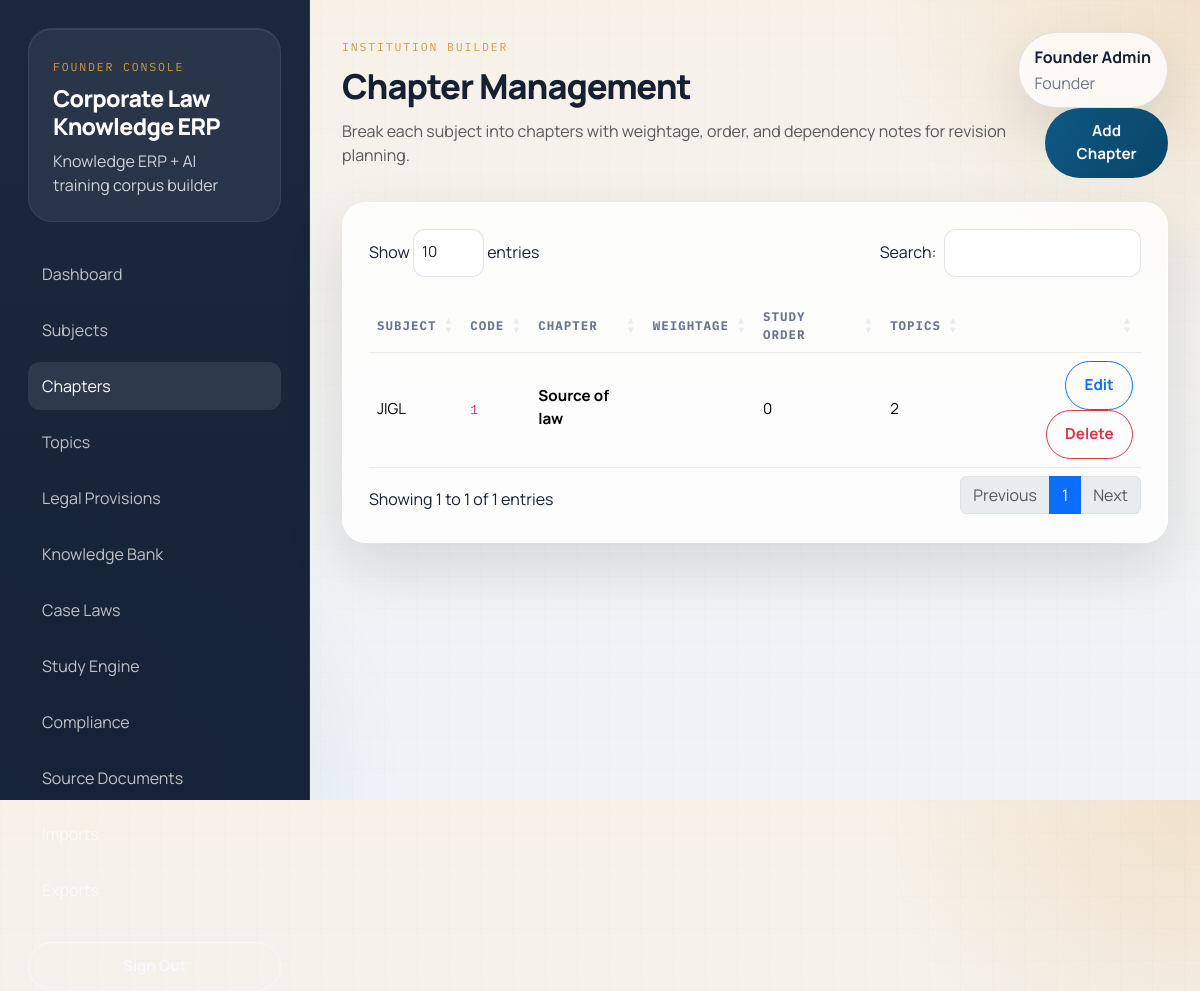
The page /chapters (signed in) on the database its author committed.
### tables this page shows
CREATE TABLE `chapters` (
  `id` int(10) UNSIGNED NOT NULL,
  `subject_id` int(10) UNSIGNED NOT NULL,
  `code` varchar(50) DEFAULT NULL,
  `title` varchar(190) NOT NULL,
  `weightage` varchar(50) DEFAULT NULL,
  `study_order` int(11) NOT NULL DEFAULT 0,
  `dependency_notes` text DEFAULT NULL,
  `summary` text DEFAULT NULL,
  `created_at` datetime NOT NULL,
  `updated_at` datetime NOT NULL
);

CREATE TABLE `subjects` (
  `id` int(10) UNSIGNED NOT NULL,
  `code` varchar(50) NOT NULL,
  `name` varchar(190) NOT NULL,
  `slug` varchar(190) NOT NULL,
  `domain_type` varchar(120) DEFAULT NULL,
  `description` text DEFAULT NULL,
  `syllabus_version` varchar(80) DEFAULT NULL,
  `status` varchar(40) NOT NULL DEFAULT 'Active',
  `display_order` int(11) NOT NULL DEFAULT 0,
  `created_at` datetime NOT NULL,
  `updated_at` datetime NOT NULL
);

### app/Core/Controller.php (called while the page is built, shortened)
<?php
abstract class Controller
{
    protected function render(string $view, array $data = []): void
    {
        $viewFile = dirname(__DIR__) . '/Views/' . $view . '.php';
        extract($data, EXTR_SKIP);
        require $viewFile;
        require dirname(__DIR__) . '/Views/layouts/main.php';
    }
}

### app/Controllers/ChapterController.php (called while the page is built, shortened)
<?php
final class ChapterController extends Controller
{
    public function index(): void
    {
        $this->render('chapters/index', [
            'title' => 'Chapter Management',
            'chapters' => (new ChapterModel())->listDetailed(),
        ]);
    }
}

### index.php (called while the page is built, shortened)
<?php
$app = require __DIR__ . '/app/bootstrap.php';
$app->run();

### app/Support/helpers.php (called while the page is built, shortened)
<?php
function config(string $key, mixed $default = null): mixed
{
    return App::instance()->config($key, $default);
}
function base_url(): string
{
    return rtrim((string) config('base_url', ''), '/');
}
function url(string $path = ''): string
{
    $path = trim($path);
    return base_url() . '/' . ltrim($path, '/');
}
function e(string|null $value): string
{
    return htmlspecialchars((string) $value, ENT_QUOTES, 'UTF-8');
}

### app/Core/Database.php (called while the page is built, shortened)
<?php
final class Database
{
    private PDO $pdo;
    private function __construct(array $config)
    {
        $dsn = sprintf(
            'mysql:host=%s;port=%s;dbname=%s;charset=%s',
            $config['host'],
            $config['port'],
            $config['database'],
            $config['charset']
        );
        $this->pdo = new PDO($dsn, $config['username'], $config['password'], [
            PDO::ATTR_ERRMODE => PDO::ERRMODE_EXCEPTION,
            PDO::ATTR_DEFAULT_FETCH_MODE => PDO::FETCH_ASSOC,
        ]);
    }
    public function select(string $sql, array $params = []): array
    {
        $statement = $this->pdo->prepare($sql);
        $statement->execute($params);
        return $statement->fetchAll();
    }
}

### app/Models/ChapterModel.php (called while the page is built, shortened)
<?php
final class ChapterModel extends Model
{
    public function listDetailed(): array
    {
        return $this->db->select(
            'SELECT c.*, s.name AS subject_name, COUNT(t.id) AS topic_count
             FROM chapters c
             INNER JOIN subjects s ON s.id = c.subject_id
             LEFT JOIN topics t ON t.chapter_id = c.id
             GROUP BY c.id
             ORDER BY s.display_order ASC, c.study_order ASC, c.title ASC'
        );
    }
}

### app/Views/chapters/index.php (the view, shortened to what this page needs)
<section class="page-actions mb-4">
    <p class="text-muted mb-0">Break each subject into chapters with weightage, order, and dependency notes for revision planning.</p>
    <a class="btn btn-primary" href="<?= e(url('/chapters/create')) ?>">Add Chapter</a>
</section>
<div class="app-card">
    <table class="table table-hover align-middle datatable">
        <thead>
        <tr>
            <th>Subject</th>
            <th>Code</th>
            <th>Chapter</th>
            <th>Weightage</th>
            <th>Study Order</th>
            <th>Topics</th>
            <th></th>
        </tr>
        </thead>
        <tbody>
        <?php foreach ($chapters as $chapter): ?>
            <tr>
                <td><?= e($chapter['subject_name']) ?></td>
                <td><code><?= e($chapter['code']) ?></code></td>
                <td>
                    <strong><?= e($chapter['title']) ?></strong>
                </td>
                <td><?= e($chapter['weightage']) ?></td>
                <td><?= e($chapter['study_order']) ?></td>
                <td><?= e($chapter['topic_count']) ?></td>
                <td class="text-end">
                    <a class="btn btn-sm btn-outline-primary" href="<?= e(url('/chapters/edit/' . $chapter['id'])) ?>">Edit</a>
                    <form class="d-inline" method="post" action="<?= e(url('/chapters/delete/' . $chapter['id'])) ?>">
                        <button class="btn btn-sm btn-outline-danger" type="submit" onclick="return confirm('Delete this chapter?')">Delete</button>
                    </form>
                </td>
            </tr>
        <?php endforeach; ?>
        </tbody>
    </table>
</div>

### app/Core/App.php (shortened to what this page needs)
<?php
final class App
{
    private static ?self $instance = null;
    private array $config;
    private array $routes = [];
    public function __construct(array $config)
    {
        $this->config = $config;
        self::$instance = $this;
    }
    public static function instance(): self
    {
        return self::$instance;
    }
    public function config(string $key, mixed $default = null): mixed
    {
        $segments = explode('.', $key);
        $value = $this->config;
        foreach ($segments as $segment) {
            $value = $value[$segment];
        }
        return $value;
    }
    private function map(string $method, string $path, array $handler, bool $authRequired): void
    {
        $this->routes[] = [
            'method' => strtoupper($method),
            'path' => '/' . trim($path, '/'),
            'handler' => $handler,
            'auth' => $authRequired,
        ];
    }
    public function run(): void
    {
        $method = request_method();
        $path = request_path();
        foreach ($this->routes as $route) {
            if ($route['method'] !== $method) {
                continue;
            }
            $pattern = preg_replace('#\{([a-zA-Z_][a-zA-Z0-9_]*)\}#', '([^/]+)', $route['path']);
            $pattern = '#^' . $pattern . '$#';
            if (! preg_match($pattern, $path, $matches)) {
                continue;
            }
            array_shift($matches);
            [$class, $action] = $route['handler'];
            $controller = new $class();
            call_user_func_array([$controller, $action], $matches);
            return;
        }
    }
}

### assets/css/app.css (style rules this page uses)
:root { --bg: #f4efe6; --bg-panel: rgba(255, 255, 255, 0.82); --bg-card: #fffaf3; --ink: #172033; --muted: #6c768c; --line: rgba(23, 32, 51, 0.12); --primary: #0f5e8c; --primary-dark: #0a4567; --accent: #d8993f; --sidebar: #122035; --sidebar-light: rgba(255, 255, 255, 0.78); --success: #1a7f5a; --danger: #b14a42; --warning: #b67a16; --shadow: 0 24px 60px rgba(15, 25, 40, 0.12); --radius-lg: 24px; --radius-md: 18px; --radius-sm: 12px; }
* { box-sizing: border-box; }
body { margin: 0; font-family: "Manrope", sans-serif; color: var(--ink); background: radial-gradient(circle at top right, rgba(216, 153, 63, 0.18), transparent 22%), radial-gradient(circle at bottom left, rgba(15, 94, 140, 0.14), transparent 28%), linear-gradient(180deg, #f7f1e8 0%, #eef3f8 100%); min-height: 100vh; }
body::before { content: ""; position: fixed; inset: 0; background-image: linear-gradient(rgba(23, 32, 51, 0.03) 1px, transparent 1px), linear-gradient(90deg, rgba(23, 32, 51, 0.03) 1px, transparent 1px); background-size: 32px 32px; pointer-events: none; opacity: 0.35; }
.app-header, .page-actions, .section-heading, .form-actions { display: flex; align-items: center; justify-content: space-between; gap: 16px; }
.app-card, .hero-panel, .metric-card { background: var(--bg-panel); border: 1px solid rgba(255, 255, 255, 0.72); box-shadow: var(--shadow); backdrop-filter: blur(20px); }
.app-card, .hero-panel { border-radius: var(--radius-lg); padding: 26px; }
.list-item strong, .table strong { display: block; }
.table, .form-control, .form-select, .btn { font-size: 0.95rem; }
.table thead th { color: var(--muted); font-family: "IBM Plex Mono", monospace; font-size: 0.78rem; text-transform: uppercase; letter-spacing: 0.08em; border-bottom-width: 1px; }
.table > :not(caption) > * > * { background: transparent; border-color: rgba(23, 32, 51, 0.08); vertical-align: middle; }
.btn { border-radius: 999px; padding: 0.75rem 1.15rem; font-weight: 700; }
.btn-primary { background: linear-gradient(135deg, var(--primary), var(--primary-dark)); border: none; }

### rows shown on the page
chapters: subject.name "JIGL", code "1", title "Source of law", study_order "0", topic_count "2"
